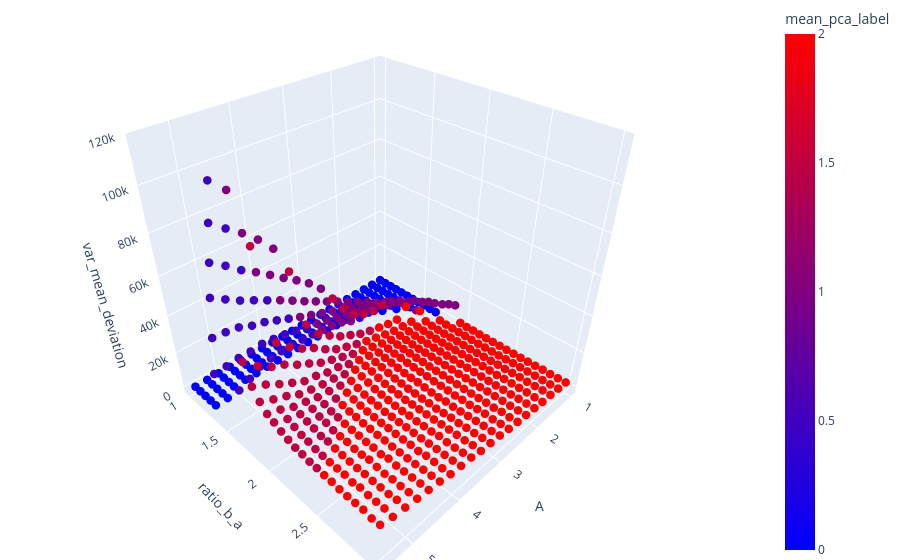

Notebook code for this chart:
### Code cell
fig = px.scatter_3d(
    df_grp,
    x="A",
    y="ratio_b_a",
    z="var_mean_deviation", 
    color="mean_pca_label",
    color_continuous_scale=px.colors.sequential.Bluered,
)
fig.update_traces(marker_size=5)
fig.update_layout(
    margin=dict(l=0, r=0, b=0, t=0)
)

fig.show()

### Figure 1 — Plotly figure (JSON) as saved in the notebook; plotly's stock layout.template omitted (floating-point values rounded to 4 significant figures; data arrays with more than 128 entries replaced by an {"elided": "..."} marker saying what was removed)
{"data": [{"hovertemplate": "A=%{x}<br>ratio_b_a=%{y}<br>var_mean_deviation=%{z}<br>mean_pca_label=%{marker.color}<extra></extra>", "legendgroup": "", "marker": {"color": {"elided": "600 float values"}, "coloraxis": "coloraxis", "size": 5, "symbol": "circle"}, "mode": "markers", "name": "", "scene": "scene", "showlegend": false, "type": "scatter3d", "x": {"elided": "600 float values"}, "y": {"elided": "600 float values"}, "z": {"elided": "600 float values"}}], "layout": {"coloraxis": {"colorbar": {"title": {"text": "mean_pca_label"}}, "colorscale": [[0, "rgb(0,0,255)"], [1, "rgb(255,0,0)"]]}, "legend": {"tracegroupgap": 0}, "margin": {"b": 0, "l": 0, "r": 0, "t": 0}, "scene": {"domain": {"x": [0, 1], "y": [0, 1]}, "xaxis": {"title": {"text": "A"}}, "yaxis": {"title": {"text": "ratio_b_a"}}, "zaxis": {"title": {"text": "var_mean_deviation"}}}}}
